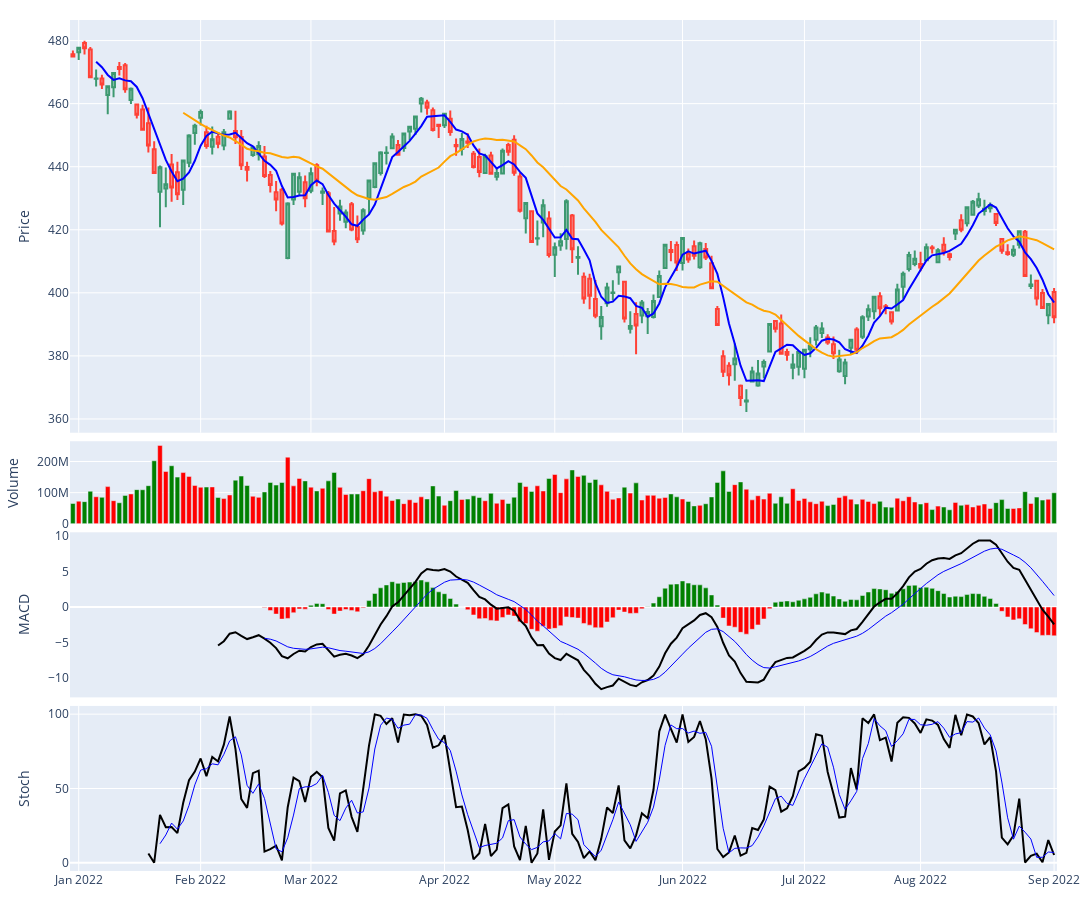

Write notebook code for a chart like this one.
### Code cell
# removing white spaces
fig.update_layout(margin=go.layout.Margin(
        l=20, #left margin
        r=20, #right margin
        b=20, #bottom margin
        t=20  #top margin
    ))

fig.show()

### Figure 1 — Plotly figure (JSON) as saved in the notebook; plotly's stock layout.template omitted (floating-point values rounded to 4 significant figures; data arrays with more than 128 entries replaced by an {"elided": "..."} marker saying what was removed)
{"data": [{"close": {"elided": "170 float values"}, "high": {"elided": "170 float values"}, "low": {"elided": "170 float values"}, "open": {"elided": "170 float values"}, "showlegend": false, "type": "candlestick", "x": {"elided": "170 str values"}}, {"line": {"color": "blue", "width": 2}, "name": "MA 5", "type": "scatter", "x": {"elided": "170 str values"}, "y": {"elided": "170 float values"}}, {"line": {"color": "orange", "width": 2}, "name": "MA 20", "type": "scatter", "x": {"elided": "170 str values"}, "y": {"elided": "170 float values"}}, {"marker": {"color": {"elided": "170 str values"}}, "type": "bar", "x": {"elided": "170 str values"}, "xaxis": "x2", "y": {"elided": "170 int values"}, "yaxis": "y2"}, {"marker": {"color": {"elided": "170 str values"}}, "type": "bar", "x": {"elided": "170 str values"}, "xaxis": "x3", "y": {"elided": "170 float values"}, "yaxis": "y3"}, {"line": {"color": "black", "width": 2}, "type": "scatter", "x": {"elided": "170 str values"}, "xaxis": "x3", "y": {"elided": "170 float values"}, "yaxis": "y3"}, {"line": {"color": "blue", "width": 1}, "type": "scatter", "x": {"elided": "170 str values"}, "xaxis": "x3", "y": {"elided": "170 float values"}, "yaxis": "y3"}, {"line": {"color": "black", "width": 2}, "type": "scatter", "x": {"elided": "170 str values"}, "xaxis": "x4", "y": {"elided": "170 float values"}, "yaxis": "y4"}, {"line": {"color": "blue", "width": 1}, "type": "scatter", "x": {"elided": "170 str values"}, "xaxis": "x4", "y": {"elided": "170 float values"}, "yaxis": "y4"}], "layout": {"height": 900, "margin": {"b": 20, "l": 20, "r": 20, "t": 20}, "showlegend": false, "width": 1200, "xaxis": {"anchor": "y", "domain": [0, 1], "matches": "x4", "rangebreaks": [{"values": ["2022-01-01", "2022-01-02", "2022-01-08", "2022-01-09", "2022-01-15", "2022-01-16", "2022-01-17", "2022-01-22", "2022-01-23", "2022-01-29", "2022-01-30", "2022-02-05", "2022-02-06", "2022-02-12", "2022-02-13", "2022-02-19", "2022-02-20", "2022-02-21", "2022-02-26", "2022-02-27", "2022-03-05", "2022-03-06", "2022-03-12", "2022-03-13", "2022-03-19", "2022-03-20", "2022-03-26", "2022-03-27", "2022-04-02", "2022-04-03", "2022-04-09", "2022-04-10", "2022-04-15", "2022-04-16", "2022-04-17", "2022-04-23", "2022-04-24", "2022-04-30", "2022-05-01", "2022-05-07", "2022-05-08", "2022-05-14", "2022-05-15", "2022-05-21", "2022-05-22", "2022-05-28", "2022-05-29", "2022-05-30", "2022-06-04", "2022-06-05", "2022-06-11", "2022-06-12", "2022-06-18", "2022-06-19", "2022-06-20", "2022-06-25", "2022-06-26", "2022-07-02", "2022-07-03", "2022-07-04", "2022-07-09", "2022-07-10", "2022-07-16", "2022-07-17", "2022-07-23", "2022-07-24", "2022-07-30", "2022-07-31", "2022-08-06", "2022-08-07", "2022-08-13", "2022-08-14", "2022-08-20", "2022-08-21", "2022-08-27", "2022-08-28"]}], "rangeslider": {"visible": false}, "showticklabels": false}, "xaxis2": {"anchor": "y2", "domain": [0, 1], "matches": "x4", "showticklabels": false}, "xaxis3": {"anchor": "y3", "domain": [0, 1], "matches": "x4", "showticklabels": false}, "xaxis4": {"anchor": "y4", "domain": [0, 1]}, "yaxis": {"anchor": "x", "domain": [0.515, 1], "title": {"text": "Price"}}, "yaxis2": {"anchor": "x2", "domain": [0.408, 0.505], "title": {"text": "Volume"}}, "yaxis3": {"anchor": "x3", "domain": [0.204, 0.398], "showgrid": false, "title": {"text": "MACD"}}, "yaxis4": {"anchor": "x4", "domain": [0, 0.194], "title": {"text": "Stoch"}}}}
